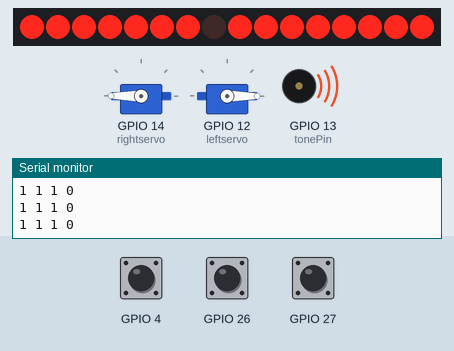
Simulated run of this sketch. Board: ESP32. On the bench: 16 shift-register outputs drawn as a row of LEDs (first output left, lit = HIGH), 2 × servo, buzzer (waves = sounding), the last lines printed to the serial monitor. Wiring (inferred from the names in the program): 2 × shift register (74HC595): data GPIO 32; shift clock GPIO 33; latch GPIO 25. Wiring (inferred from the signals the program sends): row of LEDs: on Q0, Q1, Q2, Q3, Q4, Q5, Q6, Q7, Q8, Q9, Q10, Q11, Q12, Q13, Q14, Q15. The inputs (shaded band) are chosen by the test bench; at power-on: GPIO 27 HIGH, GPIO 26 HIGH, GPIO 4 HIGH.

Above: at 1.2 s.
1.3 s: GPIO 27 pulled LOW for 3.2 s
At 3.58 s:
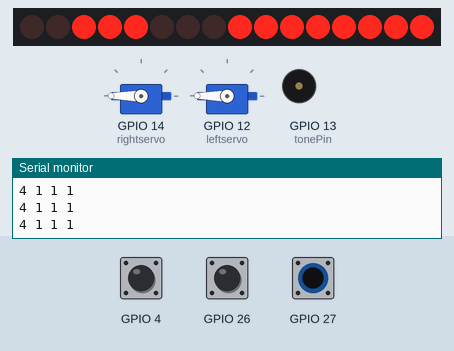
5.1 s: GPIO 26 pulled LOW for 0.15 s
At 5.8 s:
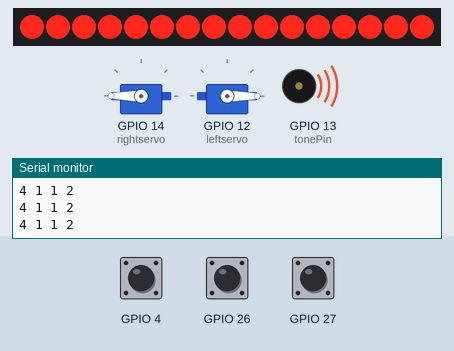
6.7 s: GPIO 4 pulled LOW for 0.15 s
At 9.76 s:
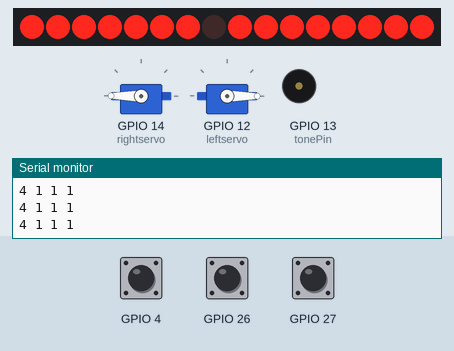
9.8 s: GPIO 4 pulled LOW for 1 s
At 10.9 s:
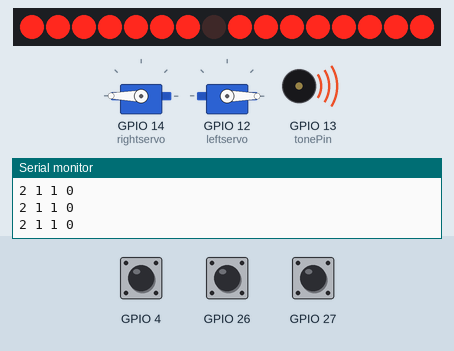
13.8 s: GPIO 27 pulled LOW for 0.15 s
At 14.59 s:
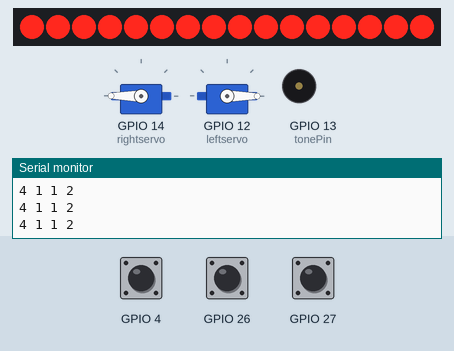
16.9 s: GPIO 4 pulled LOW for 3.2 s
At 20.09 s:
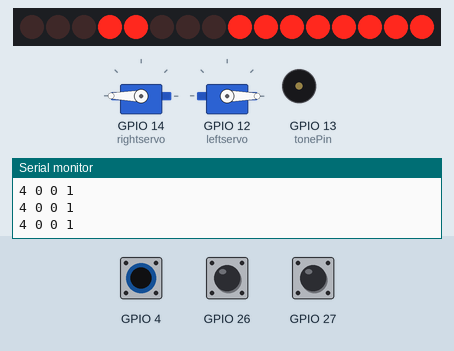
Timing chart, 0 to 23.3 s (numbered marks = the images above; inputs shaded):
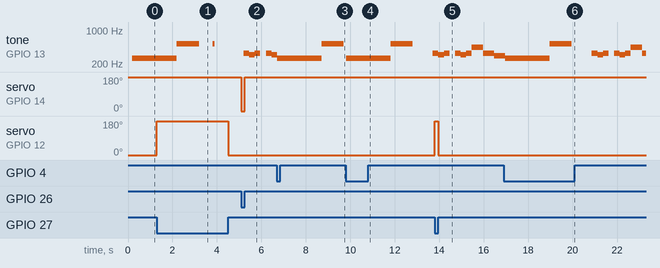

The sketch:

midterm.ino
```cpp
#include "pitches.h"
#include<Servo.h>
Servo rightservo;
Servo leftservo;
int rightang=0;
int leftang=0;
int lbn;
int rbn;
int mbn;
int mbp=1;
int nowmode; //0:prepare 1:play 2:lose
//設定各接腳
int latchPin = 25;
int clockPin = 33;
int dataPin = 32;
int pausetime=200;
int x=4;
int y=2;  //coordinates
int xs=0;
int ys=1; //directions

int countdown=0;
int ntime=0;
int ptime=0;

int freq = 2000; 
int hitchannel = 4; 
int resolution = 8;
int tonePin = 13;

int losemi=0;
byte scan[8] = {
   B11111110,
   B11111101,
   B11111011,
   B11110111,
   B11101111,
   B11011111,
   B10111111,
   B01111111
}; //掃描

byte heart[8] = {
   B01100110,
   B10011001,
   B10000001,
   B10000001,
   B10000001,
   B01000010,
   B00100100,
   B00011000
}; //heart圖案

byte lose[8] = {
   B00000000,
   B10100101,
   B01000010,
   B10100101,
   B00000000,
   B00111100,
   B01000010,
   B10000001
};//lose圖案

byte show[8] = {
   B00000000,
   B00000000,
   B00011000,
   B00000000,
   B00000000,
   B00000000,
   B00000000,
   B00000000
};

byte three[8] = {
B00111110,
B01100001,
B01100000,
B00111100,
B00111100,
B01100000,
B01100011,
B00111110


};
byte two[8] = {
B00111110,
B01100011,
B01110001,
B00111000,
B00001100,
B00000110,
B01111111,
B01111111

};

byte one[8] = {
B00011000,
B00011100,
B00011110,
B00011000,
B00011000,
B00011000,
B01111111,
B01111111

};
byte nmap[8] = {
B00000000,
B00000000,
B00011000,
B00000000,
B00000000,
B00000000,
B00000000,
B00000000
};
int melody[] = {

 NOTE_E4, NOTE_DS4, NOTE_E4,0 , NOTE_E4, NOTE_DS4, NOTE_E4, NOTE_A4, NOTE_E4, NOTE_D4, NOTE_CS4,
 NOTE_E4, NOTE_E4, NOTE_E4,NOTE_E4, NOTE_D4, NOTE_D4, NOTE_D4,NOTE_C4, NOTE_C4, NOTE_C4,NOTE_B3, NOTE_B3, NOTE_B3,
NOTE_A3, NOTE_A3, NOTE_A3, NOTE_A3, NOTE_B3, NOTE_A3, NOTE_G3, NOTE_A3,

};
int noteDurations[] = {
       8,8,8,8,8,8,8,4,4,4,4,
    8,16,16, 8,16,16,8,16,16,8,16,16,8,
    16,16,8,16,16,8,8,2,

};

void play(){
  if(y==2)show[y]=24;
  else show[y]=0;
      if(y==5&&(x==1)&&lbn==0){
        xs=1;
        ys=-1;
        y=y+ys;
        x=x*pow(2,xs);
        ledcWriteTone(4,NOTE_C5);
      }
      else if(y==5&&(x==128)&&rbn==0){
        xs=-1;
        ys=-1;
        y=y+ys;
        x=x*pow(2,xs);
        ledcWriteTone(4,NOTE_C5);
      }
      else if(y==5&&(x==2||x==4||x==8)&&lbn==0){
        xs=-1;
        ys=-1;
       y=y+ys;
       x=x*pow(2,xs);
       ledcWriteTone(4,NOTE_C5);
      }
      else if(y==5&&(x==16||x==32||x==64)&&rbn==0){
        xs=1;
        ys=-1;
      y=y+ys;
      x=x*pow(2,xs);
      ledcWriteTone(4,NOTE_C5);
      }
      else if(y==6&&(x==1||x==2||x==4||x==8)&&lbn==0){
       xs=0;
       ys=-1;
       y=y+ys;
       x=x*pow(2,xs);
       ledcWriteTone(4,NOTE_E5);
      }
      else if(y==6&&(x==16||x==32||x==64||x==128)&&rbn==0){
        xs=0;
        ys=-1;
       y=y+ys;
       x=x*pow(2,xs);
       ledcWriteTone(4,NOTE_E5);
      }
      else if(y==7&&(x==1||x==2||x==4||x==8)&&lbn==0){
       xs=1;
       ys=-1;
       y=y+ys;
       x=x*pow(2,xs);
       ledcWriteTone(4,NOTE_G5);
      }
      else if(y==7&&(x==16||x==32||x==64||x==128)&&rbn==0){
       xs=-1;
       ys=-1;
       y=y+ys;
       x=x*pow(2,xs);
       ledcWriteTone(4,NOTE_G5);
      }
    if(y==0&&ys==-1){
       y=1;ys=1;
    }
    else if(y==7&&ys==1){
     memcpy(show, lose, sizeof(lose));
     nowmode=2;
     losemi=0;
     return;
    }
    else if(((x==4&&xs==1)||x==8||x==16||(x==32&&xs==-1))&&y==3&&ys==-1){
      y=4;ys=1;
    }
    else if(((x==4&&xs==1)||x==8||x==16||(x==32&&xs==-1))&&y==1&&ys==1){
      y=0;ys=-1;
    }
    else y=y+ys;
    if((x==1||x==1+24)&&xs==-1){
     xs=1;x=2;
    }
    else if((x==128||x==128+24)&&xs==1){
      xs=-1;x=64;
    }
    else if(y==3&&xs==1&&x==4){
      xs=-1;x=2;
    }
    else if(y==3&&xs==-1&&x==32){
      xs=1;x=64;
    }
    else x=x*pow(2,xs);
  if(y==2)show[y]=x+24;
  else show[y]=x;
}
void button(){
      lbn=digitalRead(27);
      rbn=digitalRead(26);
    if(lbn==0){
        leftservo.write(180);
      }
      else  leftservo.write(0);
    if(rbn==0){
        rightservo.write(0);
      }
      else  rightservo.write(180);


  }

void startprepare(){
  pausetime=1000;
  if(countdown==0){memcpy(show, three, sizeof(three));
  ledcWriteTone(4,NOTE_C4);
  }
  else if(countdown==1){ memcpy(show, two, sizeof(two));
  ledcWriteTone(4,NOTE_C4);
  }
  else if(countdown==2){ memcpy(show, one, sizeof(one));
  ledcWriteTone(4,NOTE_C5);
  }

  if(countdown==3){
    nowmode++;
    pausetime=100;
    x=4;
    y=0;  //coordinates
    xs=0;
    ys=1; //directions
     memcpy(show, nmap, sizeof(nmap));
    }
  countdown++;

  }
 void showlose(){
      if(losemi==32)losemi=0;
      ledcWriteTone(hitchannel, melody[losemi]);
     pausetime=2000/noteDurations[losemi];

    losemi++;
    }
void check(){

   mbn = digitalRead(4);
  if(mbn==0&&mbp==1){    //模式按鈕
   nowmode=0;
    mbp=0;
    countdown=0;
  }
  if(mbn==1)mbp=1;
    button();

    ntime=millis();
    if(ntime-ptime>=pausetime){
      ledcWriteTone(4,0);
      switch(nowmode){
        case 0: startprepare(); break;
        case 1: play(); break;
        case 2: showlose();break;
      }
      ptime=millis();
     }


  }
void setup() {

  rightservo.attach(14);
  leftservo.attach(12);
  Serial.begin(115200);
  pinMode(27,INPUT_PULLUP);
  pinMode(26,INPUT_PULLUP);
  pinMode(4,INPUT_PULLUP);
  pinMode(latchPin,OUTPUT);
  pinMode(clockPin,OUTPUT);
  pinMode(dataPin,OUTPUT);
  ledcSetup(hitchannel, freq, resolution);
  ledcAttachPin(tonePin, hitchannel);

}
void loop() {


       for(int i = 0; i < 8 ; i++){
        check();
        digitalWrite(latchPin,LOW);
        shiftOut(dataPin, clockPin, MSBFIRST, scan[i]);
        shiftOut(dataPin, clockPin, MSBFIRST, show[i]);
        digitalWrite(latchPin,HIGH);
        delay(1);
  }

     Serial.print(countdown);
    Serial.print(" ");
    Serial.print(mbn);
    Serial.print(" ");
    Serial.print(mbp);
    Serial.print(" ");

    Serial.println(nowmode);


}
```

pitches.h
```cpp
/*************************************************
 * Public Constants
 *************************************************/

#define NOTE_B0  31
#define NOTE_C1  33
#define NOTE_CS1 35
#define NOTE_D1  37
#define NOTE_DS1 39
#define NOTE_E1  41
#define NOTE_F1  44
#define NOTE_FS1 46
#define NOTE_G1  49
#define NOTE_GS1 52
#define NOTE_A1  55
#define NOTE_AS1 58
#define NOTE_B1  62
#define NOTE_C2  65
#define NOTE_CS2 69
#define NOTE_D2  73
#define NOTE_DS2 78
#define NOTE_E2  82
#define NOTE_F2  87
#define NOTE_FS2 93
#define NOTE_G2  98
#define NOTE_GS2 104
#define NOTE_A2  110
#define NOTE_AS2 117
#define NOTE_B2  123
#define NOTE_C3  131
#define NOTE_CS3 139
#define NOTE_D3  147
#define NOTE_DS3 156
#define NOTE_E3  165
#define NOTE_F3  175
#define NOTE_FS3 185
#define NOTE_G3  196
#define NOTE_GS3 208
#define NOTE_A3  220
#define NOTE_AS3 233
#define NOTE_B3  247
#define NOTE_C4  262
#define NOTE_CS4 277
#define NOTE_D4  294
#define NOTE_DS4 311
#define NOTE_E4  330
#define NOTE_F4  349
#define NOTE_FS4 370
#define NOTE_G4  392
#define NOTE_GS4 415
#define NOTE_A4  440
#define NOTE_AS4 466
#define NOTE_B4  494
#define NOTE_C5  523
#define NOTE_CS5 554
#define NOTE_D5  587
#define NOTE_DS5 622
#define NOTE_E5  659
#define NOTE_F5  698
#define NOTE_FS5 740
#define NOTE_G5  784
#define NOTE_GS5 831
#define NOTE_A5  880
#define NOTE_AS5 932
#define NOTE_B5  988
#define NOTE_C6  1047
#define NOTE_CS6 1109
#define NOTE_D6  1175
#define NOTE_DS6 1245
#define NOTE_E6  1319
#define NOTE_F6  1397
#define NOTE_FS6 1480
#define NOTE_G6  1568
#define NOTE_GS6 1661
#define NOTE_A6  1760
#define NOTE_AS6 1865
#define NOTE_B6  1976
#define NOTE_C7  2093
#define NOTE_CS7 2217
#define NOTE_D7  2349
#define NOTE_DS7 2489
#define NOTE_E7  2637
#define NOTE_F7  2794
#define NOTE_FS7 2960
#define NOTE_G7  3136
#define NOTE_GS7 3322
#define NOTE_A7  3520
#define NOTE_AS7 3729
#define NOTE_B7  3951
#define NOTE_C8  4186
#define NOTE_CS8 4435
#define NOTE_D8  4699
#define NOTE_DS8 4978
```

Measured:
- after the input at 1.3 s, servo on GPIO 12 (leftservo): 0° → 180° at once, → 0° 3.2 s later
- after the input at 5.1 s, servo on GPIO 14 (rightservo): 180° → 0° at once, → 180° 0.15 s later
- after the input at 13.8 s, servo on GPIO 12 (leftservo): 0° → 180° at once, → 0° 0.15 s later
- by itself, tone on GPIO 13 (tonePin): plays 262 Hz for 2.0 s, 523 Hz for 1.0 s, 330 Hz for 0.25 s, 311 Hz for 0.25 s, 330 Hz for 0.25 s, 330 Hz for 0.25 s … (10 notes in this stretch)
